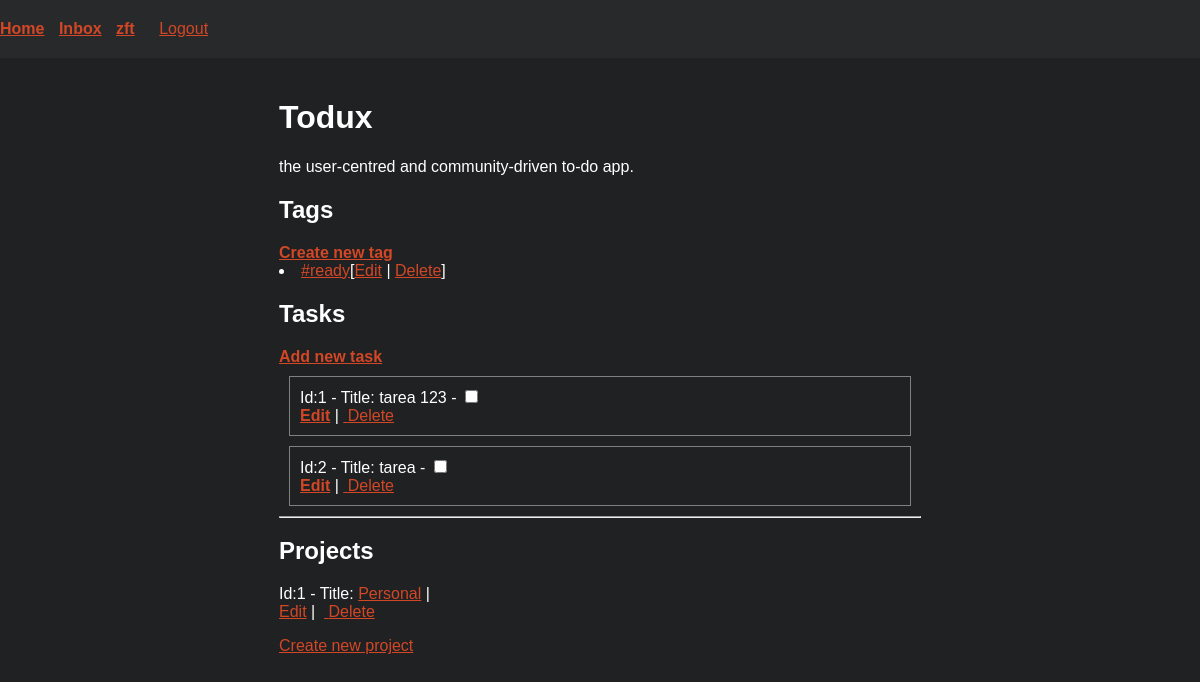
Before: / (signed in) with the older database file.
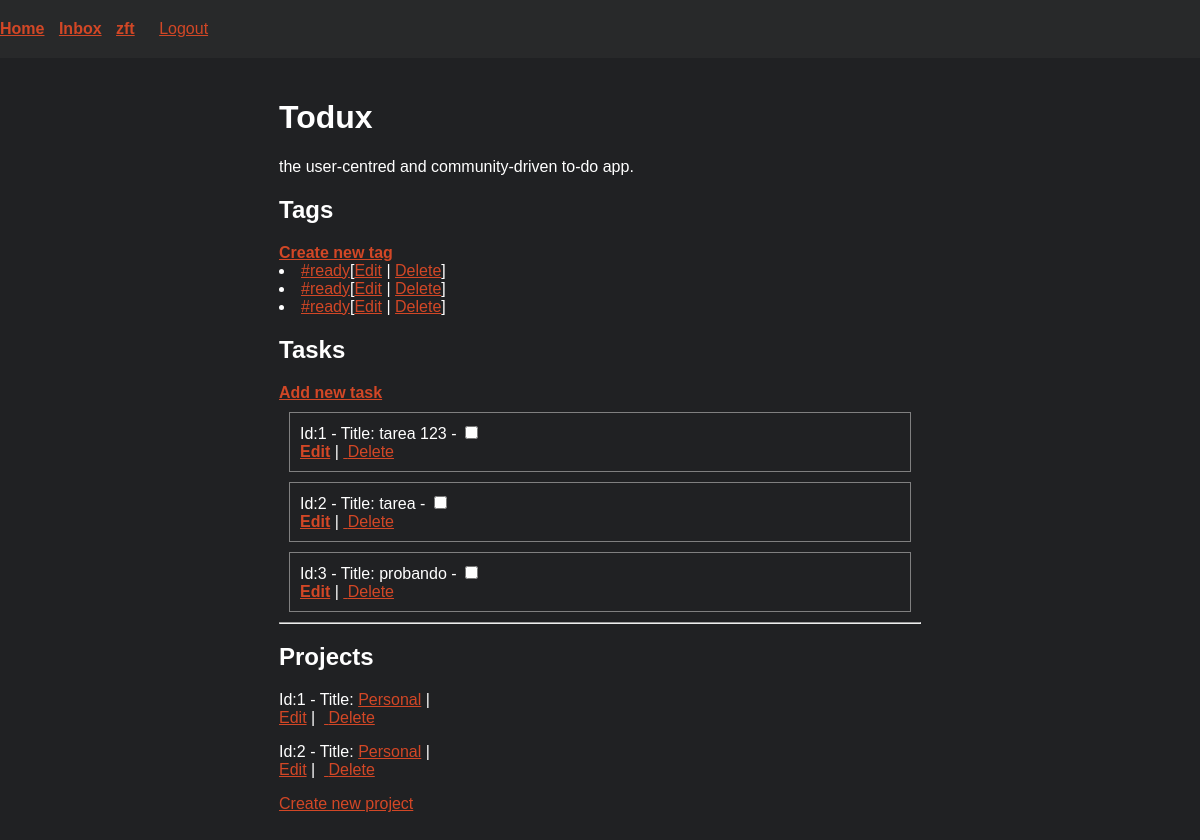
After: the same page with the newer database file.
### base/models.py (models this page shows, shortened)
class Tag(models.Model):
    name = models.CharField(max_length=100)
    owner = models.ForeignKey(User, on_delete=models.CASCADE,null=True)
    class Meta:
        unique_together = ['name', 'owner']
    def __str__(self):
        return self.name

class Task(models.Model):
    title = models.CharField(max_length=500)
    description = models.TextField(blank=True, null=True)
    done = models.BooleanField(default=False)
    start_date = models.DateTimeField(blank=True, null=True)
    due_date = models.DateTimeField(blank=True, null=True)
    priority = models.IntegerField(
        default=1,
        validators=[MinValueValidator(1), MaxValueValidator(4)]
    )
    updated = models.DateTimeField(auto_now=True)
    created = models.DateTimeField(auto_now_add=True)
    project = models.ForeignKey(Project, on_delete=models.CASCADE,null=True,blank=True)
    owner = models.ForeignKey(User, on_delete=models.CASCADE,null=True)
    tags = models.ManyToManyField(Tag, blank=True)
    class Meta():
        ordering = ['done','priority']

class Project(models.Model):
    title = models.CharField(max_length=500)
    description = models.TextField(blank=True, null=True)
    updated = models.DateTimeField(auto_now=True)
    created = models.DateTimeField(auto_now_add=True)
    owner = models.ForeignKey(User, on_delete=models.CASCADE,null=True)
    class Meta:
        unique_together = ['title', 'owner']

### base/views.py (the view)
# urls.py: path("", views.home, name="home"),
@login_required(login_url='login')
def home(request):
    user = request.user
    tasks = user.task_set.all()
    tags = user.tag_set.all()
    projects = user.project_set.all()
    context = {'tasks':tasks,'projects':projects,'tags':tags}
    return render(request,'base/home.html',context)

### base/templates/base/home.html (shortened to what this page needs)
{% extends 'main.html' %}
{% block content %}
<h1>Todux</h1>
<p>the user-centred and community-driven to-do app.</p>
<div>
    <h2>Tags</h2>
    <strong><a href="{% url 'create-tag' %}">Create new tag</a></strong>
    {% for tag in tags %}
    <li><a href="{% url 'tag' tag.pk %}">#{{tag}}</a>[<a href="{% url 'update-tag' tag.pk %}">Edit</a> | <a href="{% url 'delete-tag' tag.pk %}">Delete</a>]</li>
    {% endfor %}
</div>
<div>
    <h2>Tasks</h2>
    <strong><a href="{% url 'add-task' %}">Add new task</a></strong>
{% for task in  tasks %}
<div style="border: 1px solid grey; width: 600px; margin: 10px; padding:10px;" >
    Id:{{task.id}} - Title: {{task.title}} - <input type="checkbox" name="done" {% if task.done %} checked {% endif %}>
    <div> <strong><a href="{% url 'update-task' task.id %}">Edit</a></strong> | <a href="{% url 'delete-task' task.id %}" class=""> Delete</a></div>
</div>
{% endfor %}
</div>
<hr>
<div>
    <h2>Projects</h2>
{% for project in projects %}
<div>
    Id:{{project.id}} - Title: <a href="{% url 'project' project.id %}">{{project.title}}</a>  | <div> <a href="{% url 'update-project' project.id %}">Edit</a> |  <a href="{% url 'delete-project' project.id %}" class=""> Delete</a></div>
</div>
{% endfor %}
<div>
    <a href="{% url 'create-project' %}">Create new project</a>
</div>
</div>
{% endblock %}

Changed rows visible on the page:
added Tag: name "ready"
added Tag: name "ready"
added Task: id "3", title "probando"
added Project: id "2", title "Personal"
